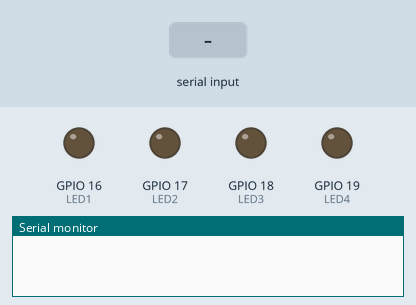
This program was run on a simulated ESP32. Shown: output pins drawn as LEDs (lit = HIGH), the last lines printed to the serial monitor. The inputs (shaded band) are chosen by the test bench.

Above: at 2.2 s.
2.3 s: "1" received over Serial
At 3.3 s:
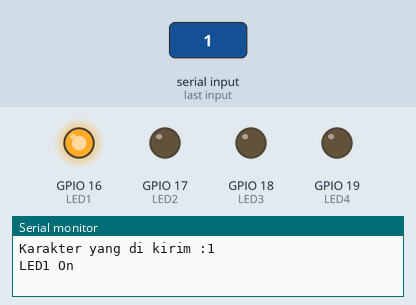
5.3 s: "2" received over Serial
At 5.6 s:
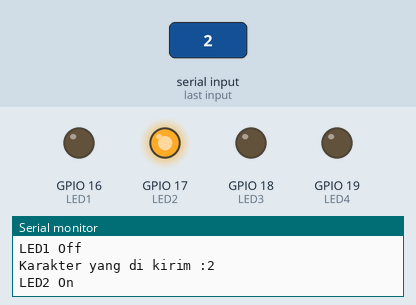
8.3 s: "3" received over Serial
At 9.0 s:
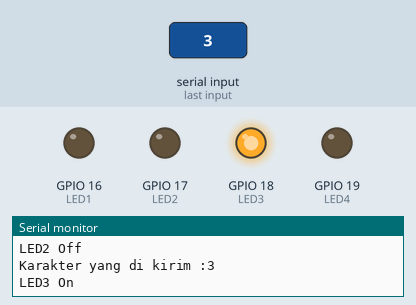
11.3 s: "4" received over Serial
At 12.5 s:
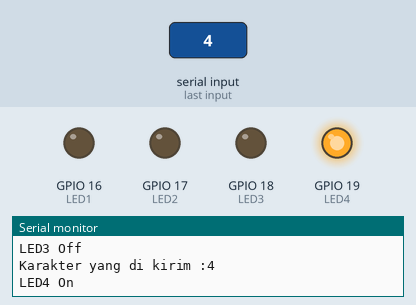
Timing chart, 0 to 14.8 s (numbered marks = the images above; inputs shaded):
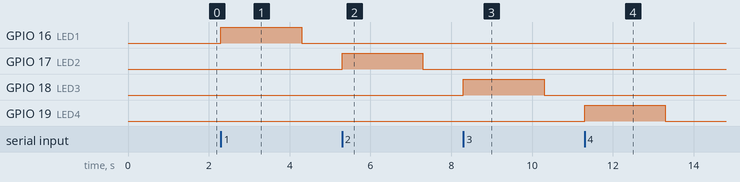

Measured:
- after the input at 2.3 s, GPIO 16 (LED1): LOW → HIGH at once, → LOW 2.0 s later
- after the input at 5.3 s, GPIO 17 (LED2): LOW → HIGH at once, → LOW 2.0 s later
- after the input at 8.3 s, GPIO 18 (LED3): LOW → HIGH at once, → LOW 2.0 s later
- after the input at 11.3 s, GPIO 19 (LED4): LOW → HIGH at once, → LOW 2.0 s later

The program:

main.cpp
```cpp
#include <Arduino.h>

#define LED1 16
#define LED2 17
#define LED3 18
#define LED4 19

void setup() {
  Serial.begin(9600);
  pinMode(LED1, OUTPUT);
  pinMode(LED2, OUTPUT);
  pinMode(LED3, OUTPUT);
  pinMode(LED4, OUTPUT);
  delay(1000);
}

void loop() {
  if (Serial.available()){
    char angka = Serial.read();
    if (angka == '1'){
      Serial.print("Karakter yang di kirim :");
      Serial.println(angka);
      digitalWrite(LED1, HIGH);
      Serial.println("LED1 On");
      delay(2000);
      digitalWrite(LED1, LOW);
      Serial.println("LED1 Off");
    } else if (angka == '2'){
        Serial.print("Karakter yang di kirim :");
        Serial.println(angka);
        digitalWrite(LED2, HIGH);
        Serial.println("LED2 On");
        delay(2000);
        digitalWrite(LED2, LOW);
        Serial.println("LED2 Off");
    } else if (angka == '3'){
        Serial.print("Karakter yang di kirim :");
        Serial.println(angka);
        digitalWrite(LED3, HIGH);
        Serial.println("LED3 On");
        delay(2000);
        digitalWrite(LED3, LOW);
        Serial.println("LED3 Off");
    } else if (angka == '4'){
        Serial.print("Karakter yang di kirim :");
        Serial.println(angka);
        digitalWrite(LED4, HIGH);
        Serial.println("LED4 On");
        delay(2000);
        digitalWrite(LED4, LOW);
        Serial.println("LED4 Off");
    }
  }
}
```
